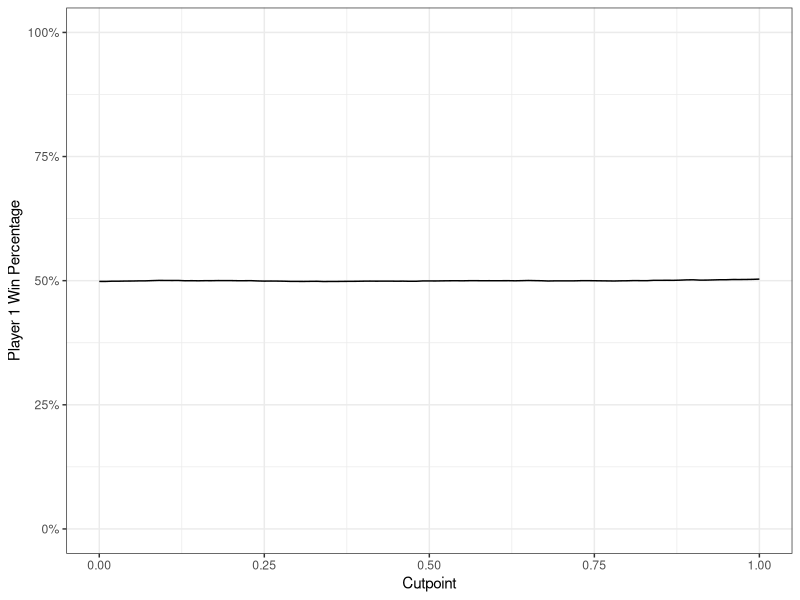
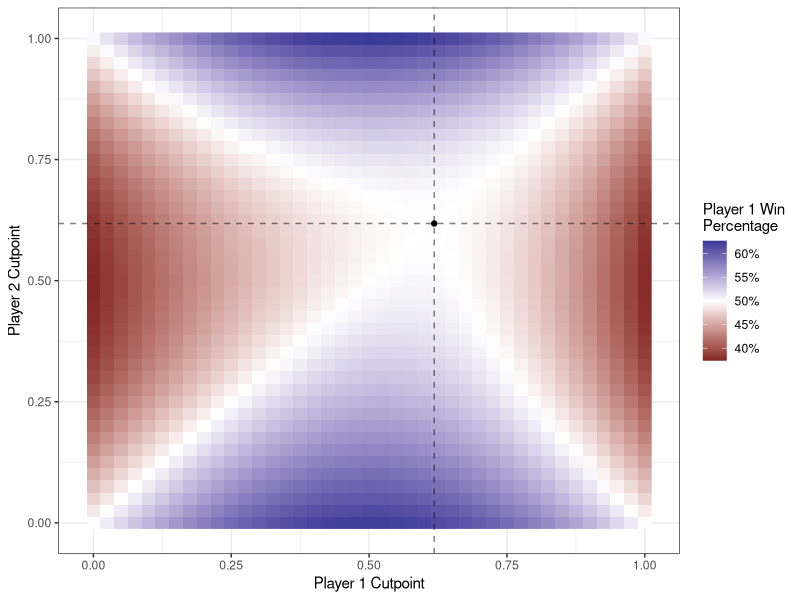

These charts were generated, in order, by the following R code:
## ---- chunk 1
knitr::opts_chunk$set(cache = TRUE)
options(digits = 4)
## ---- chunk 2
# number of rounds to play
n_draw <- 100000
## ---- chunk 3
require(dplyr)
require(magrittr)
require(ggplot2)

set.seed(938747)

# number of rounds to play
n_draw <- 100000
## ---- chunk 4
p1 <- cbind(runif(n_draw), runif(n_draw))
p2 <- cbind(runif(n_draw), runif(n_draw))

head(p1)
head(p2)
## ---- chunk 5
sum(p1[,1] > p2[,1]) / n_draw
## ---- chunk 6
sum(p1[,2] > p2[,2]) / n_draw
## ---- chunk 7
cutoff <- function(draw, cutpoint = .5){
  ifelse(draw[, 1] < cutpoint, draw[, 2], draw[, 1])
}

sum(cutoff(p1) > cutoff(p2)) / n_draw
## ---- chunk 8
cutpoints <- seq(0, 1, by = .01)
results <- lapply(cutpoints,
                  function(cutpoint) sum(cutoff(p1, cutpoint = cutpoint) >
                                           cutoff(p2, cutpoint = cutpoint))) %>%
  unlist

results_full <- data_frame(cutpoint = cutpoints,
                           win = results,
                           win_prop = win / n_draw)
results_full
## ---- chunk 9
ggplot(results_full, aes(cutpoint, win_prop)) +
  geom_line() +
  scale_y_continuous(labels = scales::percent, limits = c(0, 1)) +
  labs(x = "Cutpoint",
       y = "Player 1 Win Percentage") +
  theme_bw()
## ---- chunk 10
cutoff_2 <- function(p1, p2, cut1 = .5, cut2 = .5){
  sum(cutoff(p1, cutpoint = cut1) > cutoff(p2, cutpoint = cut2))
}

cutoff_2(p1, p2, cut1 = .5, cut2 = .9) / n_draw
## ---- chunk 11
cut_lite <- seq(0, 1, by = .025)

cut_combo <- expand.grid(cut_lite, cut_lite) %>%
  tbl_df %>%
  rename(cut1 = Var1, cut2 = Var2) %>%
  mutate(p1_win = apply(., 1, FUN = function(x) cutoff_2(p1, p2, cut1 = x[1], cut2 = x[2])),
         p1_prop = p1_win / n_draw)
cut_combo
## ---- chunk 12
ggplot(cut_combo, aes(cut1, cut2, fill = p1_prop)) +
  geom_raster() +
  # geom_line(data = results_full, aes(cutpoint, cutpoint, fill = NULL)) +
  geom_vline(xintercept = sqrt(5) / 2 - (1 / 2), linetype = 2, alpha = .5) +
  geom_hline(yintercept = sqrt(5) / 2 - (1 / 2), linetype = 2, alpha = .5) +
  geom_point(data = data_frame(x = sqrt(5) / 2 - (1 / 2),
                               y = sqrt(5) / 2 - (1 / 2)),
             aes(x, y, fill = NULL)) +
  scale_fill_gradient2(midpoint = .5, labels = scales::percent) +
  labs(x = "Player 1 Cutpoint",
       y = "Player 2 Cutpoint",
       fill = "Player 1 Win\nPercentage") +
  theme_bw()
